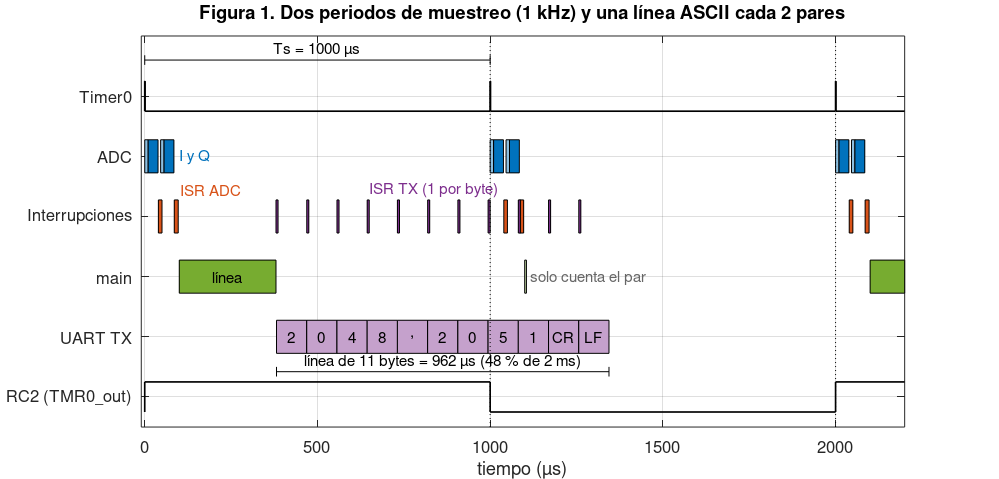
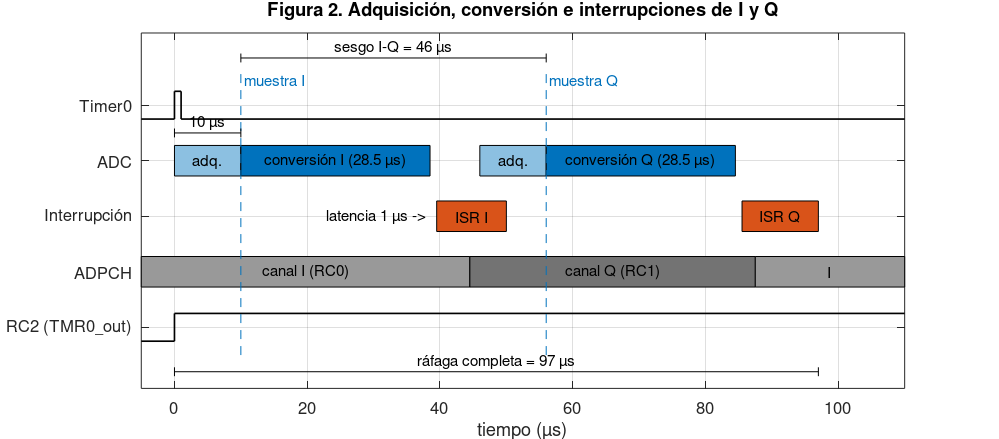
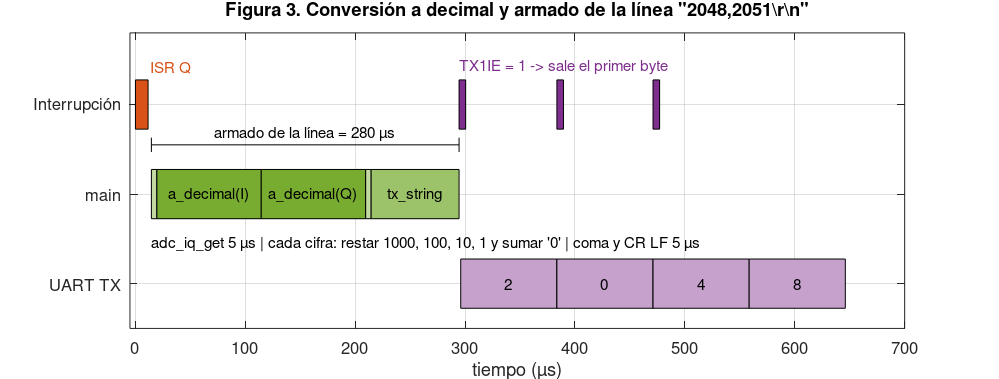
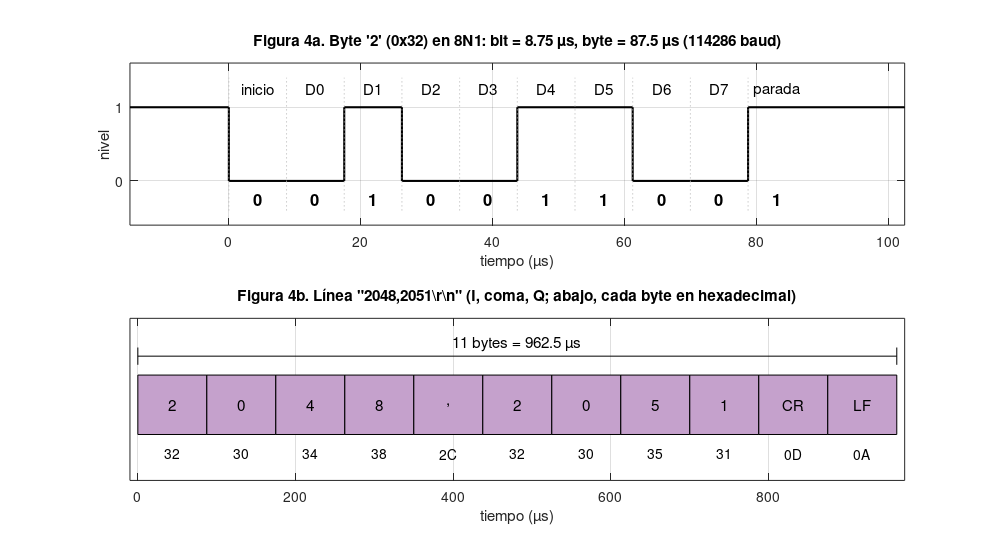

Source code (MATLAB) for these figures, in order:
function generar_diagramas_tiempo()
% GENERAR_DIAGRAMAS_TIEMPO  Diagramas de tiempo del ADC y la UART - Micro 3
%
% El PIC muestrea I y Q a 1 kHz y manda una linea de texto
% "2048,2051\r\n" (I,Q) cada 2 pares (500 lineas por segundo).
%
% Genera 5 figuras (PNG) en la carpeta "figuras" junto a este archivo:
%   fig1_periodo_2ms.png      dos periodos de muestreo y una linea en la UART
%   fig2_rafaga_IQ.png        adquisicion y conversion de I y Q
%   fig3_armado_linea.png     conversion a decimal y armado de la linea
%   fig4_byte_linea.png       un byte 8N1 y la linea de 11 bytes
%   fig5_ocupacion_linea.png  por que se manda 1 linea cada 2 pares
%
% Los tiempos de CPU son ESTIMADOS (conteo de instrucciones). Cuando se
% midan con el osciloscopio, cambiar los valores de la seccion 2 y volver
% a correr el script.
%
% Requiere MATLAB R2020a o mas nuevo (archivo en UTF-8). Tambien corre en
% GNU Octave 6 o mas nuevo.

close all;
set(0, 'DefaultTextInterpreter', 'none');
set(0, 'DefaultAxesTickLabelInterpreter', 'none');
carpeta = fullfile(fileparts(mfilename('fullpath')), 'figuras');
if ~exist(carpeta, 'dir')
    mkdir(carpeta);
end

%% 1. Datos del microcontrolador (PIC16F18426)
Fosc = 16e6;               % oscilador interno [Hz]
Tcy  = 4/Fosc;             % ciclo de instruccion = 250 ns
TAD  = 32/Fosc;            % reloj del ADC: Fosc/32 = 2 us
Tconv = 14*TAD + 2*Tcy;    % conversion de 12 bits (datasheet AD22) = 28,5 us

% Timer0: Fosc/4, prescaler 1:16, TMR0H = 249  ->  periodo de muestreo
Ts = (249+1) * 16 * Tcy;   % = 1 ms

% UART: BRGH = 1, BRG16 = 1, SP1BRG = 34
SPBRG  = 34;
baud   = Fosc/(4*(SPBRG+1));   % = 114 286 baud (nominal 115200)
Tbit   = 1/baud;               % = 8,75 us
Tbyte  = 10*Tbit;              % 8N1 = 10 bits = 87,5 us
pares_por_linea = 2;           % ADC_PARES_POR_LINEA en adc_ascii.h

%% 2. Tiempos (en microsegundos)
us = 1e6;
t_acq   = 10;            % adquisicion, caso A (ADACQ = 160, unidad 62,5 ns). Medir: prueba 4.16
t_conv  = Tconv*us;      % 28,5
t_lat   = 1;             % latencia de interrupcion 3-4 Tcy (datasheet)
t_go_q  = 6.5;           % desde que entra la ISR de I hasta ADGO = 1  [ESTIMADO]
t_isr_i = 10.5;          % duracion ISR de I  [ESTIMADO]
t_isr_q = 11.5;          % duracion ISR de Q  [ESTIMADO]
t_poll  = 3;             % main se da cuenta de que hay par nuevo  [ESTIMADO]
t_get   = 5;             % adc_iq_get() + contar pares  [ESTIMADO]
t_dec   = 95;            % a_decimal() de un numero de 4 cifras  [ESTIMADO]
t_arm   = 5;             % poner ',' CR LF  [ESTIMADO]
t_tx    = 80;            % tx_string(): strlen + copiar 11 bytes al buffer  [ESTIMADO]
t_txisr = 6;             % ISR de TX, una por byte  [ESTIMADO]
t_bit   = Tbit*us;
t_byte  = Tbyte*us;
t_Ts    = Ts*us;

% instantes de la rafaga (desde el disparo del Timer0)
I_muestra = t_acq;
I_adif    = I_muestra + t_conv;
isrI_ini  = I_adif + t_lat;
isrI_fin  = isrI_ini + t_isr_i;
Q_go      = isrI_ini + t_go_q;
Q_muestra = Q_go + t_acq;
Q_adif    = Q_muestra + t_conv;
isrQ_ini  = Q_adif + t_lat;
isrQ_fin  = isrQ_ini + t_isr_q;
% main (en el tick en que toca mandar la linea)
m_ini  = isrQ_fin + t_poll;
m_get  = m_ini + t_get;
m_decI = m_get + t_dec;
m_decQ = m_decI + t_dec;
m_arm  = m_decQ + t_arm;
m_tx   = m_arm + t_tx;
tx_ini = m_tx + 1.5;
n_lin  = 11;                    % "4095,4095\r\n"
t_lin  = n_lin*t_byte;
T_lin  = pares_por_linea*t_Ts;  % una linea cada 2 ms

fprintf('\n--- Tiempos usados en las figuras ---\n');
fprintf('Periodo de muestreo         %8.1f us\n', t_Ts);
fprintf('Conversion por canal        %8.1f us\n', t_conv);
fprintf('Rafaga I+Q completa         %8.1f us\n', isrQ_fin);
fprintf('Sesgo muestra I -> Q        %8.1f us\n', Q_muestra - I_muestra);
fprintf('Armado de la linea (main)   %8.1f us\n', m_tx - m_ini);
fprintf('Baud real                   %8.0f baud (error %.2f %%)\n', baud, (baud/115200-1)*100);
fprintf('Byte 8N1                    %8.2f us\n', t_byte);
fprintf('Linea de 11 bytes           %8.1f us (%.1f %% de %.0f ms)\n', t_lin, 100*t_lin/T_lin, T_lin/1000);
fprintf('Una linea por par           %8.1f %% de la linea: sin margen\n\n', 100*t_lin/t_Ts);

% colores (los de MATLAB por defecto)
azul    = [0 0.4470 0.7410];
naranja = [0.8500 0.3250 0.0980];
verde   = [0.4660 0.6740 0.1880];
morado  = [0.4940 0.1840 0.5560];
rojo    = [0.6350 0.0780 0.1840];
gris    = [0.6 0.6 0.6];
claro   = @(c) c + (1-c)*0.55;
txtlin   = {'2','0','4','8',',','2','0','5','1','CR','LF'};

%% Figura 1: dos periodos de muestreo y una linea en la UART
f = nueva_figura([100 100 1000 480]);
ax = gca; hold on;
filas = {'RC2 (TMR0_out)', 'UART TX', 'main', 'Interrupciones', 'ADC', 'Timer0'};
tfin = 2200;
% Timer0: pulso en cada coincidencia
senal_digital([0 0; 0 1; 1 0; 1000 1; 1001 0; 2000 1; 2001 0], 6, tfin);
for p = [0 1000 2000]
    bloque(p, p+I_muestra, 5, claro(azul), '');
    bloque(p+I_muestra, p+I_adif, 5, azul, '');
    bloque(p+Q_go, p+Q_muestra, 5, claro(azul), '');
    bloque(p+Q_muestra, p+Q_adif, 5, azul, '');
    bloque(p+isrI_ini, p+isrI_fin, 4, naranja, '');
    bloque(p+isrQ_ini, p+isrQ_fin, 4, naranja, '');
end
text(Q_adif+15, 5, 'I y Q', 'Color', azul, 'FontSize', 11);
% ISR de TX: una por byte
t_isr_tx = [m_tx, tx_ini + (1:n_lin-1)*t_byte];
for k = 1:numel(t_isr_tx)
    bloque(t_isr_tx(k), t_isr_tx(k)+t_txisr, 4, morado, '');
end
text(isrQ_fin+8, 4.45, 'ISR ADC', 'Color', naranja, 'FontSize', 11);
text(t_isr_tx(4)+8, 4.45, 'ISR TX (1 por byte)', 'Color', morado, 'FontSize', 11);
% main: arma la linea en el tick 0; en el tick 1000 solo cuenta el par
bloque(m_ini, m_tx, 3, verde, 'línea');
bloque(1000+m_ini, 1000+m_get, 3, claro(verde), '');
text(1000+m_get+12, 3, 'solo cuenta el par', 'FontSize', 11, 'Color', [0.4 0.4 0.4]);
bloque(2000+m_ini, tfin, 3, verde, '');
% UART: 11 bytes
for k = 1:n_lin
    bloque(tx_ini+(k-1)*t_byte, tx_ini+k*t_byte, 2, claro(morado), txtlin{k});
end
cota(tx_ini, tx_ini+t_lin, 1.42, sprintf('línea de 11 bytes = %.0f µs (%.0f %% de %.0f ms)', t_lin, 100*t_lin/T_lin, T_lin/1000));
% RC2 con ADC_PIN_PRUEBA = 2: TMR0_out cambia en cada coincidencia
senal_digital([0 0; 0 1; 1000 0; 2000 1], 1, tfin);
cota(0, 1000, 6.6, sprintf('Ts = %.0f µs', t_Ts));
plot([1000 1000], [0.5 6.9], 'k:');
plot([2000 2000], [0.5 6.9], 'k:');
terminar(ax, filas, [-10 tfin], [0.5 7], ...
    'Figura 1. Dos periodos de muestreo (1 kHz) y una línea ASCII cada 2 pares');
guardar(f, carpeta, 'fig1_periodo_2ms');

%% Figura 2: rafaga de I y Q
f = nueva_figura([100 100 1000 440]);
ax = gca; hold on;
filas = {'RC2 (TMR0_out)', 'ADPCH', 'Interrupción', 'ADC', 'Timer0'};
senal_digital([-5 0; 0 1; 1 0], 5, 110);
bloque(0, I_muestra, 4, claro(azul), 'adq.');
bloque(I_muestra, I_adif, 4, azul, sprintf('conversión I (%.1f µs)', t_conv));
bloque(Q_go, Q_muestra, 4, claro(azul), 'adq.');
bloque(Q_muestra, Q_adif, 4, azul, sprintf('conversión Q (%.1f µs)', t_conv));
bloque(isrI_ini, isrI_fin, 3, naranja, 'ISR I');
bloque(isrQ_ini, isrQ_fin, 3, naranja, 'ISR Q');
bloque(-5, Q_go-1.5, 2, gris, 'canal I (RC0)');
bloque(Q_go-1.5, isrQ_ini+2, 2, [0.45 0.45 0.45], 'canal Q (RC1)');
bloque(isrQ_ini+2, 110, 2, gris, 'I');
senal_digital([-5 0; 0 1], 1, 110);
plot([I_muestra I_muestra], [0.5 5.6], '--', 'Color', azul);
plot([Q_muestra Q_muestra], [0.5 5.6], '--', 'Color', azul);
text(I_muestra+0.5, 5.45, 'muestra I', 'Color', azul, 'FontSize', 11);
text(Q_muestra+0.5, 5.45, 'muestra Q', 'Color', azul, 'FontSize', 11);
cota(0, I_muestra, 4.5, sprintf('%.0f µs', t_acq));
cota(I_muestra, Q_muestra, 5.85, sprintf('sesgo I-Q = %.0f µs', Q_muestra - I_muestra));
cota(0, isrQ_fin, 0.2, sprintf('ráfaga completa = %.0f µs', isrQ_fin));
text(I_adif-0.5, 3, sprintf('latencia %.2g µs ->', t_lat), 'HorizontalAlignment', 'right', 'FontSize', 11);
terminar(ax, filas, [-5 110], [-0.1 6.3], 'Figura 2. Adquisición, conversión e interrupciones de I y Q');
guardar(f, carpeta, 'fig2_rafaga_IQ');

%% Figura 3: armado de la linea
f = nueva_figura([100 100 1000 380]);
ax = gca; hold on;
o = isrQ_ini;   % tiempo relativo al inicio de la ISR de Q
filas = {'UART TX', 'main', 'Interrupción'};
bloque(0, isrQ_fin-o, 3, naranja, '');
text(isrQ_fin-o+2, 3.42, 'ISR Q', 'Color', naranja, 'FontSize', 11);
bloque(m_ini-o, m_get-o, 2, claro(verde), '');
bloque(m_get-o, m_decI-o, 2, verde, 'a_decimal(I)');
bloque(m_decI-o, m_decQ-o, 2, verde, 'a_decimal(Q)');
bloque(m_decQ-o, m_arm-o, 2, claro(verde), '');
bloque(m_arm-o, m_tx-o, 2, 0.5*(verde+claro(verde)), 'tx_string');
text(m_ini-o, 1.45, sprintf('adc_iq_get %.0f µs | cada cifra: restar 1000, 100, 10, 1 y sumar ''0'' | coma y CR LF %.0f µs', ...
     t_get, t_arm), 'FontSize', 11);
for tt = [m_tx, tx_ini+t_byte, tx_ini+2*t_byte]
    bloque(tt-o, tt-o+t_txisr, 3, morado, '');
end
text(m_tx-o, 3.42, 'TX1IE = 1 -> sale el primer byte', 'Color', morado, 'FontSize', 11);
for k = 1:4
    bloque(tx_ini-o+(k-1)*t_byte, tx_ini-o+k*t_byte, 1, claro(morado), txtlin{k});
end
cota(m_ini-o, m_tx-o, 2.55, sprintf('armado de la línea = %.0f µs', m_tx - m_ini));
terminar(ax, filas, [-5 700], [0.5 3.8], 'Figura 3. Conversión a decimal y armado de la línea "2048,2051\r\n"');
guardar(f, carpeta, 'fig3_armado_linea');

%% Figura 4: un byte y la linea
f = nueva_figura([100 100 1000 540]);
subplot(2,1,1); hold on;
bits = [0 0 1 0 0 1 1 0 0 1];   % inicio, '2' = 0x32 con el LSB primero, parada
t = [-15, (0:9)*t_bit, 10*t_bit+15];
v = [1, bits, 1];
stairs(t, v, 'k', 'LineWidth', 1.5);
nom = {'inicio','D0','D1','D2','D3','D4','D5','D6','D7','parada'};
for k = 1:10
    text((k-0.5)*t_bit, 1.25, nom{k}, 'HorizontalAlignment', 'center', 'FontSize', 11);
    text((k-0.5)*t_bit, -0.25, num2str(bits(k)), 'HorizontalAlignment', 'center', 'FontSize', 12, 'FontWeight', 'bold');
    plot([(k-1) (k-1)]*t_bit, [-0.4 1.4], ':', 'Color', [0.7 0.7 0.7]);
end
ylim([-0.6 1.6]); xlim([-15 10*t_bit+15]);
set(gca, 'YTick', [0 1]);
grid on; box on;
xlabel('tiempo (µs)'); ylabel('nivel');
title(sprintf('Figura 4a. Byte ''2'' (0x32) en 8N1: bit = %.2f µs, byte = %.1f µs (%.0f baud)', t_bit, t_byte, baud));
subplot(2,1,2); hold on;
hex = {'32','30','34','38','2C','32','30','35','31','0D','0A'};
for k = 1:n_lin
    bloque((k-1)*t_byte, k*t_byte, 1, claro(morado), txtlin{k});
    text((k-0.5)*t_byte, 0.55, hex{k}, 'HorizontalAlignment', 'center', 'FontSize', 10);
end
cota(0, n_lin*t_byte, 1.45, sprintf('11 bytes = %.1f µs', t_lin));
xlim([-10 n_lin*t_byte+10]); ylim([0.3 1.8]);
set(gca, 'YTick', []);
grid on; box on;
xlabel('tiempo (µs)');
title('Figura 4b. Línea "2048,2051\r\n" (I, coma, Q; abajo, cada byte en hexadecimal)');
guardar(f, carpeta, 'fig4_byte_linea');

%% Figura 5: una linea por par (96 %, sin margen) contra una cada 2 pares (48 %)
f = nueva_figura([100 100 1000 400]);
ax = gca; hold on;
filas = {'1 línea cada 2 pares', '1 línea por par', 'Timer0'};
tfin = 4500;
senal_digital([0 0; 0 1; 1 0; 1000 1; 1001 0; 2000 1; 2001 0; 3000 1; 3001 0; 4000 1; 4001 0], 3, tfin);
% una linea por par: cada linea sale al terminar la anterior; queda un hueco de 37,5 us
t0 = tx_ini;
for k = 0:3
    bloque(t0, t0+t_lin, 2, claro(rojo), sprintf('línea %d', k+1));
    t0 = max(t0 + t_lin, (k+1)*t_Ts + tx_ini);
end
text(tx_ini+4*t_Ts-5, 2.45, sprintf('libre: solo %.0f µs por ms', t_Ts-t_lin), 'HorizontalAlignment', 'right', 'Color', rojo, 'FontSize', 11);
% una linea cada 2 pares: la mitad del tiempo libre
for p = [0 2000]
    bloque(p+tx_ini, p+tx_ini+t_lin, 1, claro(morado), '');
end
bloque(4000+tx_ini, tfin, 1, claro(morado), '');
text(tx_ini+t_lin/2, 1, sprintf('%.0f µs', t_lin), 'HorizontalAlignment', 'center', 'FontSize', 11);
text(2000+tx_ini+t_lin/2, 1, sprintf('%.0f %%', 100*t_lin/T_lin), 'HorizontalAlignment', 'center', 'FontSize', 11);
for p = [1000 2000 3000 4000]
    plot([p p], [0.5 3.5], 'k:');
end
terminar(ax, filas, [-10 tfin], [0.4 3.6], ...
    sprintf('Figura 5. Una línea por par ocupa el %.0f %% (sin margen); una cada 2 pares, el %.0f %%', 100*t_lin/t_Ts, 100*t_lin/T_lin));
guardar(f, carpeta, 'fig5_ocupacion_linea');

fprintf('Figuras guardadas en: %s\n', carpeta);
end

% ------------------------------------------------------------------------
function f = nueva_figura(pos)
f = figure('Color', 'w', 'Position', pos);
% MATLAB R2025a o más nuevo con tema oscuro: forzar tema claro para que los
% nombres de las filas y los ejes se vean (y salgan bien en el PNG).
try
    set(f, 'Theme', 'light');
catch
end
end

function bloque(x0, x1, y, color, texto)
% Rectangulo de x0 a x1 centrado en la fila y, con texto opcional.
h = 0.55;
rectangle('Position', [x0, y-h/2, x1-x0, h], 'FaceColor', color, 'EdgeColor', 'k', 'LineWidth', 0.5);
if ~isempty(texto)
    text((x0+x1)/2, y, texto, 'HorizontalAlignment', 'center', 'FontSize', 11, 'Clipping', 'on');
end
end

function senal_digital(puntos, y, tfin)
% Dibuja una senal digital en la fila y. puntos = [t nivel] (nivel 0 o 1).
t = [puntos(:,1); tfin];
v = [puntos(:,2); puntos(end,2)];
stairs(t, y - 0.25 + 0.5*v, 'k', 'LineWidth', 1.2);
end

function cota(x0, x1, y, texto)
% Linea de cota con marcas en los extremos y el texto encima.
plot([x0 x1], [y y], 'k-', 'LineWidth', 0.6);
plot([x0 x0], [y-0.08 y+0.08], 'k-', 'LineWidth', 0.6);
plot([x1 x1], [y-0.08 y+0.08], 'k-', 'LineWidth', 0.6);
text((x0+x1)/2, y+0.04, texto, 'HorizontalAlignment', 'center', 'VerticalAlignment', 'bottom', 'FontSize', 11);
end

function terminar(ax, filas, xl, yl, titulo)
set(ax, 'YTick', 1:numel(filas), 'YTickLabel', filas, 'FontSize', 12);
xlim(xl); ylim(yl);
grid on; box on;
xlabel('tiempo (µs)');
title(titulo, 'Interpreter', 'none');
end

function guardar(f, carpeta, nombre)
set(f, 'PaperPositionMode', 'auto');
print(f, fullfile(carpeta, [nombre '.png']), '-dpng', '-r200');
end
